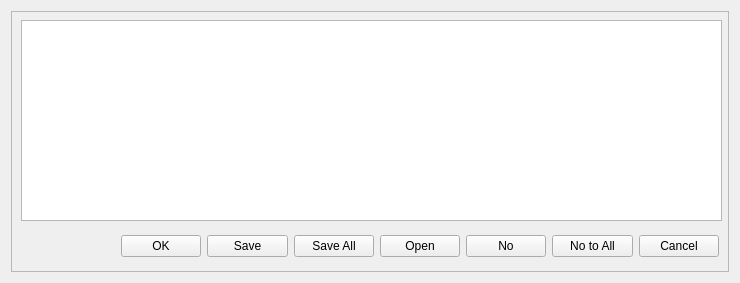
<?xml version="1.0" encoding="UTF-8"?>
<ui version="4.0">
 <class>InfoDialog</class>
 <widget class="QWidget" name="InfoDialog">
  <property name="geometry">
   <rect>
    <x>0</x>
    <y>0</y>
    <width>740</width>
    <height>283</height>
   </rect>
  </property>
  <property name="windowTitle">
   <string>Form</string>
  </property>
  <layout class="QVBoxLayout" name="verticalLayout">
   <item>
    <widget class="QFrame" name="frame">
     <property name="frameShape">
      <enum>QFrame::StyledPanel</enum>
     </property>
     <property name="frameShadow">
      <enum>QFrame::Raised</enum>
     </property>
     <widget class="QTextEdit" name="textEdit">
      <property name="geometry">
       <rect>
        <x>10</x>
        <y>9</y>
        <width>701</width>
        <height>201</height>
       </rect>
      </property>
     </widget>
     <widget class="QWidget" name="">
      <property name="geometry">
       <rect>
        <x>110</x>
        <y>220</y>
        <width>598</width>
        <height>31</height>
       </rect>
      </property>
      <layout class="QHBoxLayout" name="horizontalLayout">
       <item>
        <widget class="QPushButton" name="ok">
         <property name="text">
          <string>OK</string>
         </property>
        </widget>
       </item>
       <item>
        <widget class="QPushButton" name="save">
         <property name="text">
          <string>Save</string>
         </property>
        </widget>
       </item>
       <item>
        <widget class="QPushButton" name="saveall">
         <property name="text">
          <string>Save All</string>
         </property>
        </widget>
       </item>
       <item>
        <widget class="QPushButton" name="open">
         <property name="text">
          <string>Open</string>
         </property>
        </widget>
       </item>
       <item>
        <widget class="QPushButton" name="no">
         <property name="text">
          <string>No</string>
         </property>
        </widget>
       </item>
       <item>
        <widget class="QPushButton" name="notoall">
         <property name="text">
          <string>No to All</string>
         </property>
        </widget>
       </item>
       <item>
        <widget class="QPushButton" name="cancel">
         <property name="text">
          <string>Cancel</string>
         </property>
        </widget>
       </item>
      </layout>
     </widget>
    </widget>
   </item>
  </layout>
 </widget>
 <resources/>
 <connections/>
</ui>
